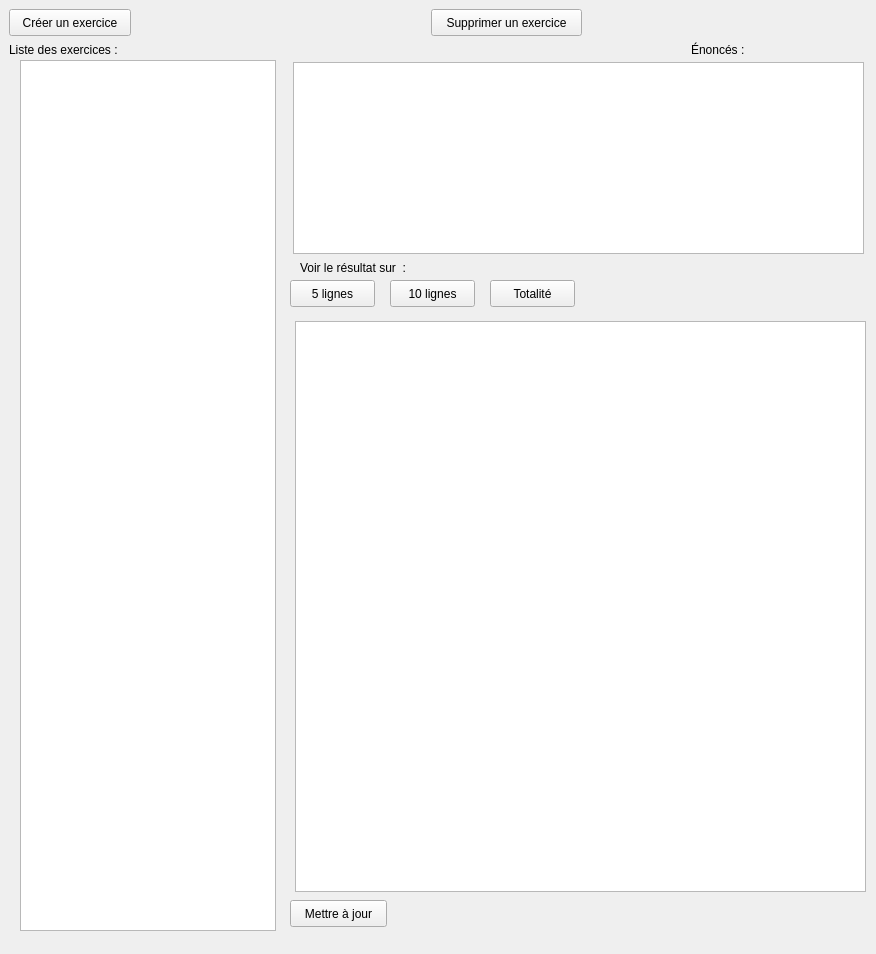
<?xml version="1.0" encoding="UTF-8"?>
<ui version="4.0">
 <class>fenetrePrincipale</class>
 <widget class="QWidget" name="fenetrePrincipale">
  <property name="geometry">
   <rect>
    <x>0</x>
    <y>0</y>
    <width>876</width>
    <height>954</height>
   </rect>
  </property>
  <property name="windowTitle">
   <string>Form</string>
  </property>
  <widget class="QPushButton" name="btn_creerNote">
   <property name="geometry">
    <rect>
     <x>9</x>
     <y>9</y>
     <width>122</width>
     <height>27</height>
    </rect>
   </property>
   <property name="text">
    <string>Créer un exercice</string>
   </property>
  </widget>
  <widget class="QPushButton" name="btn_suppNote">
   <property name="geometry">
    <rect>
     <x>431</x>
     <y>9</y>
     <width>151</width>
     <height>27</height>
    </rect>
   </property>
   <property name="text">
    <string>Supprimer un exercice</string>
   </property>
  </widget>
  <widget class="QLabel" name="la_exercices">
   <property name="geometry">
    <rect>
     <x>9</x>
     <y>42</y>
     <width>117</width>
     <height>16</height>
    </rect>
   </property>
   <property name="text">
    <string>Liste des exercices :</string>
   </property>
  </widget>
  <widget class="QLabel" name="la_enonce">
   <property name="geometry">
    <rect>
     <x>691</x>
     <y>42</y>
     <width>59</width>
     <height>16</height>
    </rect>
   </property>
   <property name="text">
    <string>Énoncés : </string>
   </property>
  </widget>
  <widget class="QTextEdit" name="te_enonceNote">
   <property name="geometry">
    <rect>
     <x>293</x>
     <y>62</y>
     <width>571</width>
     <height>192</height>
    </rect>
   </property>
  </widget>
  <widget class="QLabel" name="label_6">
   <property name="geometry">
    <rect>
     <x>300</x>
     <y>260</y>
     <width>119</width>
     <height>16</height>
    </rect>
   </property>
   <property name="text">
    <string>Voir le résultat sur  :</string>
   </property>
  </widget>
  <widget class="QPushButton" name="btn_5lignes">
   <property name="geometry">
    <rect>
     <x>290</x>
     <y>280</y>
     <width>85</width>
     <height>27</height>
    </rect>
   </property>
   <property name="text">
    <string>5 lignes</string>
   </property>
  </widget>
  <widget class="QPushButton" name="btn_10lignes">
   <property name="geometry">
    <rect>
     <x>390</x>
     <y>280</y>
     <width>85</width>
     <height>27</height>
    </rect>
   </property>
   <property name="text">
    <string>10 lignes</string>
   </property>
  </widget>
  <widget class="QPushButton" name="btn_totalite">
   <property name="geometry">
    <rect>
     <x>490</x>
     <y>280</y>
     <width>85</width>
     <height>27</height>
    </rect>
   </property>
   <property name="text">
    <string>Totalité</string>
   </property>
  </widget>
  <widget class="QTextEdit" name="te_contenuNote">
   <property name="geometry">
    <rect>
     <x>295</x>
     <y>321</y>
     <width>571</width>
     <height>571</height>
    </rect>
   </property>
  </widget>
  <widget class="QPushButton" name="btn_miseAJourNote">
   <property name="geometry">
    <rect>
     <x>290</x>
     <y>900</y>
     <width>97</width>
     <height>27</height>
    </rect>
   </property>
   <property name="text">
    <string>Mettre à jour</string>
   </property>
  </widget>
  <widget class="QListWidget" name="lw_listeNote">
   <property name="geometry">
    <rect>
     <x>20</x>
     <y>60</y>
     <width>256</width>
     <height>871</height>
    </rect>
   </property>
  </widget>
 </widget>
 <resources/>
 <connections/>
</ui>
